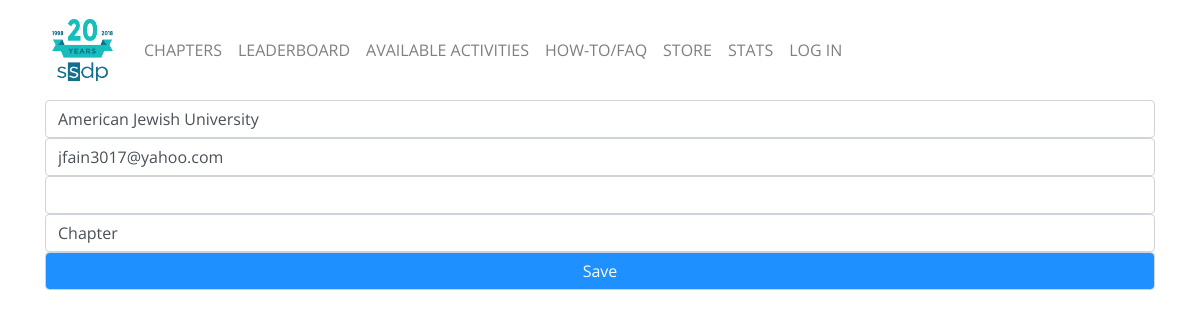
Page /admin/user-edit/american-jewish-university on the committed database.
### tables this page shows
CREATE TABLE user (
  id INTEGER PRIMARY KEY AUTOINCREMENT,
  username TEXT UNIQUE NOT NULL,
  email TEXT NOT NULL,
  password TEXT NOT NULL,
  permissions TEXT NOT NULL,
  cb INTEGER,
  pc INTEGER,
  te INTEGER,
  balance INTEGER,
  url TEXT NOT NULL,
  created TIMESTAMP NOT NULL DEFAULT CURRENT_TIMESTAMP
);

### cat/admin.py (the view, shortened to what this page needs)
@bp.route('/admin/user-edit/<url>', methods=('GET', 'POST'))
def userEdit(url):
    db = get_db()
    user = db.execute(
        "SELECT username, email, password, permissions"
        " FROM user where url = ?", (url, )
    ).fetchone()
    return render_template('admin/user-edit.html', user=user)

### cat/auth.py (called while the page is built)
@bp.before_app_request
def load_logged_in_user():
    user_id = session.get('user_id')
    if user_id is None:
        g.user = None
    else:
        g.user = get_db().execute(
            'SELECT * FROM user WHERE id = ?', (user_id,)
        ).fetchone()

### cat/db.py (called while the page is built)
def get_db():
    if 'db' not in g:
        g.db = sqlite3.connect(
            current_app.config['DATABASE'],
            detect_types=sqlite3.PARSE_DECLTYPES
        )
        g.db.row_factory = sqlite3.Row
    return g.db

### cat/templates/admin/user-edit.html (shortened to what this page needs)
{% extends 'base.html' %}
{% block content %}
<div class = "col">
  <form class = "form-group" method="post">
    <div class ="formgroup">
      <input class="form-control"name="username" id="username" value="{{ user['username'] }}">
  </div>
  <div class = "formgroup">
    <input class="form-control"name="email" id="email" value="{{ user['email'] }}">
  </div>
  <div class = "formgroup">
    <input class="form-control"name="password" id="password" value="">
  </div>
  <div class = "formgroup">
    <input class="form-control" name="permissions" id="permissions" value="{{ user['permissions']}}">
  </div>
  <div class ="formgroup">
    <input class="form-control" type="submit" class = "btn btn-primary" value="Save">
  </div>
  </form>
</div>
{% endblock %}

### cat/static/custom.css (style rules this page uses)
input { border: 1px solid transparent; background-color: #f1f1f1; padding: 10px; font-size: 16px; }
input[type=submit] { background-color: DodgerBlue; color: #fff; }

### rows in the picture
user: username "American Jewish University", email "jfain3017@yahoo.com", permissions "Chapter"
